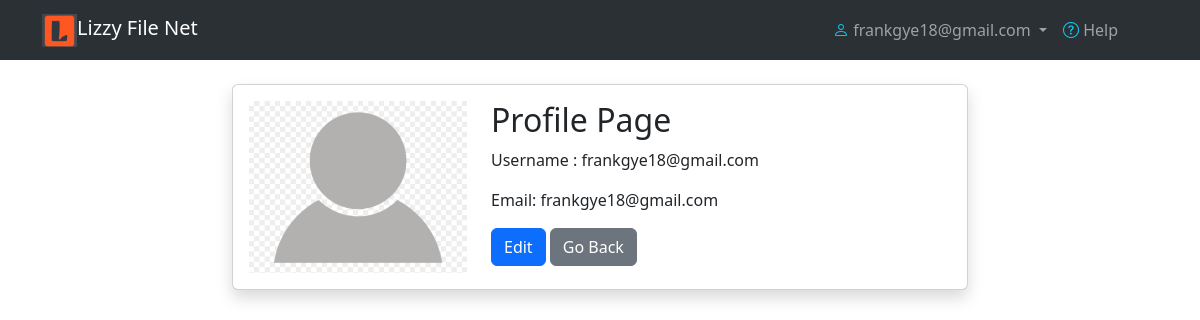
Screenshot of /profilepage/ (signed in) with the database file from the repository.
### users/models.py (models this page shows, shortened)
class CustomUser(AbstractUser):
    email = models.EmailField(unique=True)
    profilePicture = models.ImageField(default='default/defaultpicture.jpg', upload_to='profileImages')

### users/views.py (the view)
# urls.py: path('profilepage/', views.profilepage, name='profilepage' ),
@login_required
def profilepage(request):
    return render(
        request=request,
        template_name='users/profilepage.html'
    )

### templates/users/profilepage.html (shortened to what this page needs)
{% extends 'base/base_bootstrap.html' %}
{% load static %}
{% load crispy_forms_tags %}
{% block content %}
<nav class="navbar-first navbar  navbar-expand-lg bg-body-tertiary"  data-bs-theme='dark'>
    <div class="container ">
      <a class="navbar-brand" href="{% url 'dashboard-index' %}">
          <img src="{% static '/images/lizzylogo.PNG' %}" alt="logo" width="35" height="auto" class="d-inline-block align-text-top">Lizzy File Net
      </a>
      <div class="collapse navbar-collapse" id="navbarSupportedContent">
        <ul class="navbar-nav ms-auto mb-2 mb-lg-0">
          <li class="nav-item dropdown">
            <a class="nav-link dropdown-toggle" href="#" role="button" data-bs-toggle="dropdown" aria-expanded="false">
              <span class='text-info'><i class="bi bi-person"></i></span>
              {{ user.email }}
            </a>
          </li>
          <li class="nav-item">
              <a class="nav-link" href="#">
                  <span class='text-info'><i class="bi bi-question-circle"></i></span>
                  Help
              </a>
          </li>
        <ul>
      </div>
    </div>
</nav>
<div class="container mt-4">
    <div class="row justify-content-center">
        <div class="col-md-8">
            <div class="card shadow">
                <div class="card-body">
                    <div class="row">
                        <div class="col-md-4">
                            <img src="{{ user.profilePicture.url }}" alt="Profile Image" class="img-fluid ">
                        </div>
                        <div class="col-md-8">
                            <h2 class="card-title">Profile Page</h2>
                            <p class="card-text"> Username : {{ user.username }} </p>
                            <p class="card-text">Email: {{ user.email }} </p>
                            <a class="btn btn-primary" href="{% url 'profilepageUpdate' %}">Edit</a>
                            <a class="btn btn-secondary" href="{% url 'dashboard-index' %}">Go Back</a>
                        </div>
                    </div>
                </div>
            </div>
        </div>
    </div>
</div>
{% endblock %}

### rows the page displays
CustomUser: email "frankgye18@gmail.com", profilePicture (placeholder picture), username "frankgye18@gmail.com"
